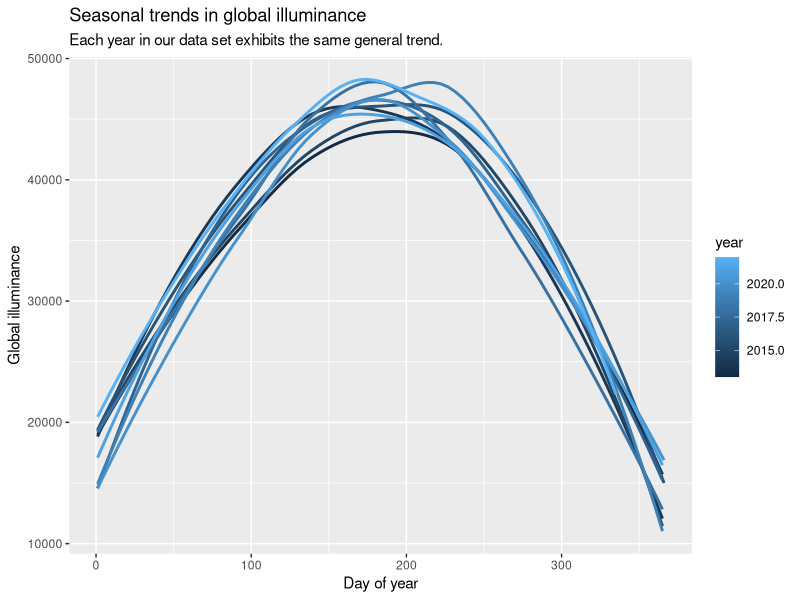
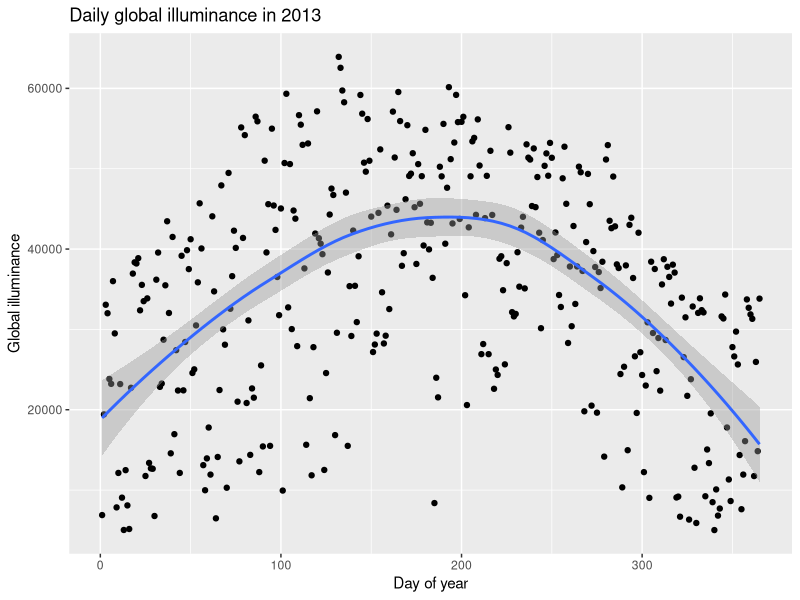
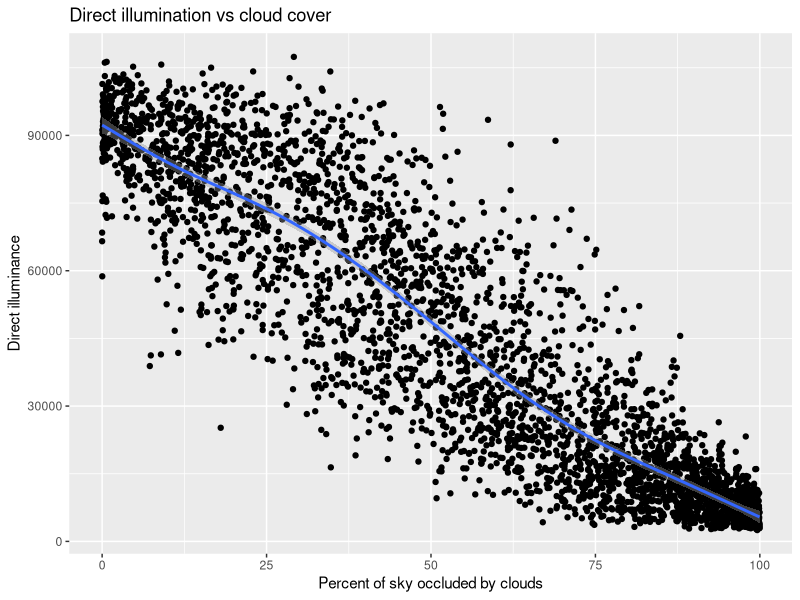
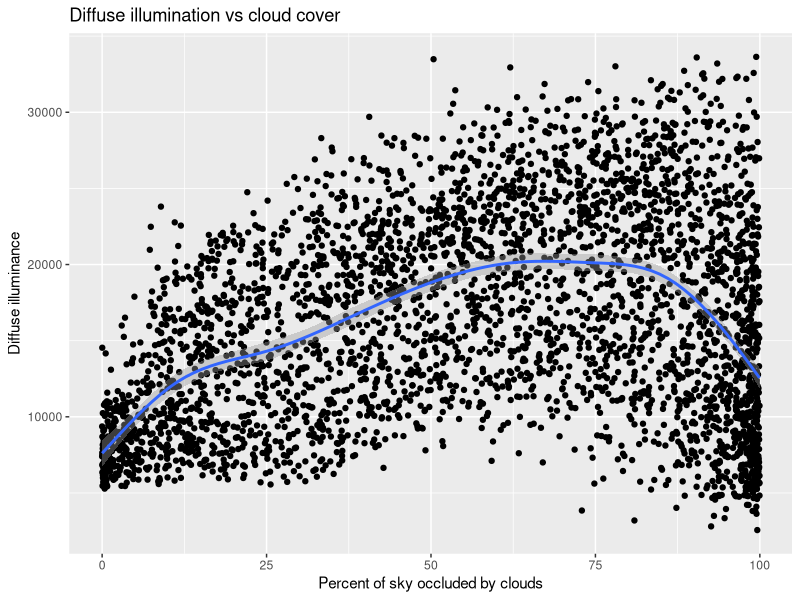

R code for these plots, in order:
## ---- chunk 1
#| label: setup
#| include: false
knitr::opts_chunk$set(echo = FALSE, message = FALSE, warning = FALSE)

library(tidyverse)

illuminance <- read_csv("../data/illuminance.csv")
precip <- read_csv("../data/precip.csv")

solar <-
  illuminance |> 
  rename(
    global_lux = global_illuminance,
    diffuse_lux = diffuse_illuminance,
    direct_lux = direct_illuminance,
    pressure = ps,
    temp = t2m,
    temp_min = t2m_min,
    temp_max = t2m_max,
    dew_point = t2mdew,
    snow = snodp,
    wind_speed = ws2m,
    wind_direction = wd2m,
    uv_index = allsky_sfc_uv_index,
    albedo = allsky_srf_alb,
    optical_depth_55 = aod_55,
    optical_depth_84 = aod_84,
    clearness = clrsky_kt
  ) |> 
  mutate(
    flat_lux = global_lux - diffuse_lux,
    gain = direct_lux - flat_lux,
    .after = diffuse_lux
  ) |> 
  left_join(precip, by = c("lat", "lon", "year", "mm", "dd", "doy")) |> 
  rename(
    precip = prectotcorr,
    humidity_specific = qv2m,
    humidity_relative = rh2m,
    cloud_depth = cloud_od,
    water = pw
  ) |> 
  select(-c(lon, lat))
## ---- chunk 2
#| label: data
solar
## ---- chunk 3
#| echo: false
solar |> 
  ggplot(aes(x = doy, y = global_lux, group = year, color = year)) +
    geom_smooth(se = FALSE) +
    labs(
      title = "Seasonal trends in global illuminance",
      subtitle = "Each year in our data set exhibits the same general trend.",
      y = "Global illuminance",
      x = "Day of year"
    )
## ---- chunk 4
#| echo: false
solar |> 
  filter(year == 2013) |> 
  ggplot(aes(x = doy, y = global_lux)) +
    geom_point() +
    geom_smooth() +
    labs(
      title = "Daily global illuminance in 2013",
      y = "Global illuminance",
      x = "Day of year"
    )
## ---- chunk 5
#| echo: false
solar |> 
  ggplot(aes(x = cloud_amt, y = direct_lux)) +
  geom_point() + 
  geom_smooth() +
  labs(
    title = "Direct illumination vs cloud cover",
    x = "Percent of sky occluded by clouds",
    y = "Direct illuminance"
  )
## ---- chunk 6
#| echo: false
solar |> 
  ggplot(aes(x = cloud_amt, y = diffuse_lux)) +
  geom_point() + 
  geom_smooth() +
  labs(
    title = "Diffuse illumination vs cloud cover",
    x = "Percent of sky occluded by clouds",
    y = "Diffuse illuminance"
  )
